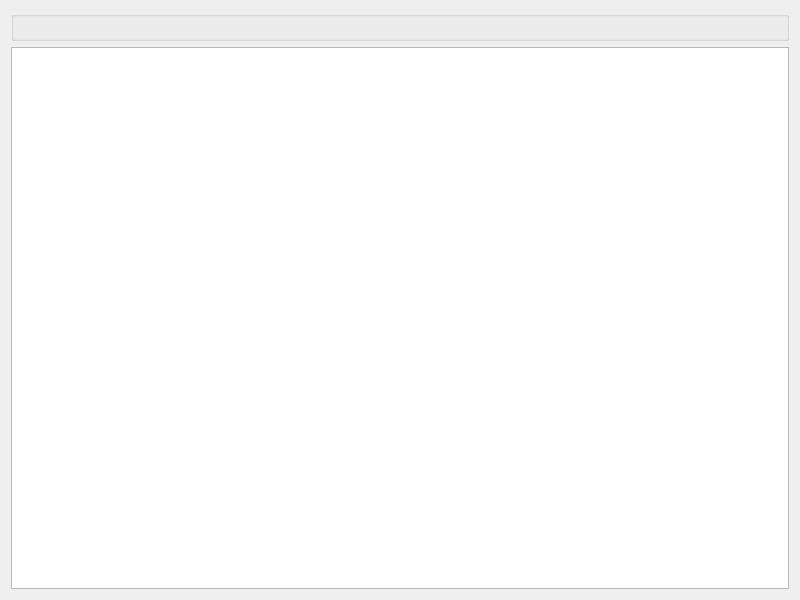
<?xml version="1.0" encoding="UTF-8"?>
<ui version="4.0">
 <class>MainUi</class>
 <widget class="QWidget" name="MainUi">
  <property name="geometry">
   <rect>
    <x>0</x>
    <y>0</y>
    <width>800</width>
    <height>600</height>
   </rect>
  </property>
  <property name="windowTitle">
   <string>MainUi</string>
  </property>
  <layout class="QVBoxLayout" name="verticalLayout">
   <item>
    <widget class="TitleBar" name="titleBar">
     <property name="sizePolicy">
      <sizepolicy hsizetype="Preferred" vsizetype="Fixed">
       <horstretch>0</horstretch>
       <verstretch>0</verstretch>
      </sizepolicy>
     </property>
     <property name="minimumSize">
      <size>
       <width>0</width>
       <height>30</height>
      </size>
     </property>
     <property name="maximumSize">
      <size>
       <width>16777215</width>
       <height>30</height>
      </size>
     </property>
     <property name="title">
      <string/>
     </property>
    </widget>
   </item>
   <item>
    <widget class="PicGraphicsView" name="MainPicView">
     <property name="sizePolicy">
      <sizepolicy hsizetype="Expanding" vsizetype="Expanding">
       <horstretch>0</horstretch>
       <verstretch>0</verstretch>
      </sizepolicy>
     </property>
     <property name="lineWidth">
      <number>1</number>
     </property>
    </widget>
   </item>
  </layout>
 </widget>
 <customwidgets>
  <customwidget>
   <class>PicGraphicsView</class>
   <extends>QGraphicsView</extends>
   <header location="global">gui/picgraphicsview.h</header>
  </customwidget>
  <customwidget>
   <class>TitleBar</class>
   <extends>QGroupBox</extends>
   <header location="global">util/titlebar.h</header>
   <container>1</container>
  </customwidget>
 </customwidgets>
 <resources/>
 <connections/>
</ui>
